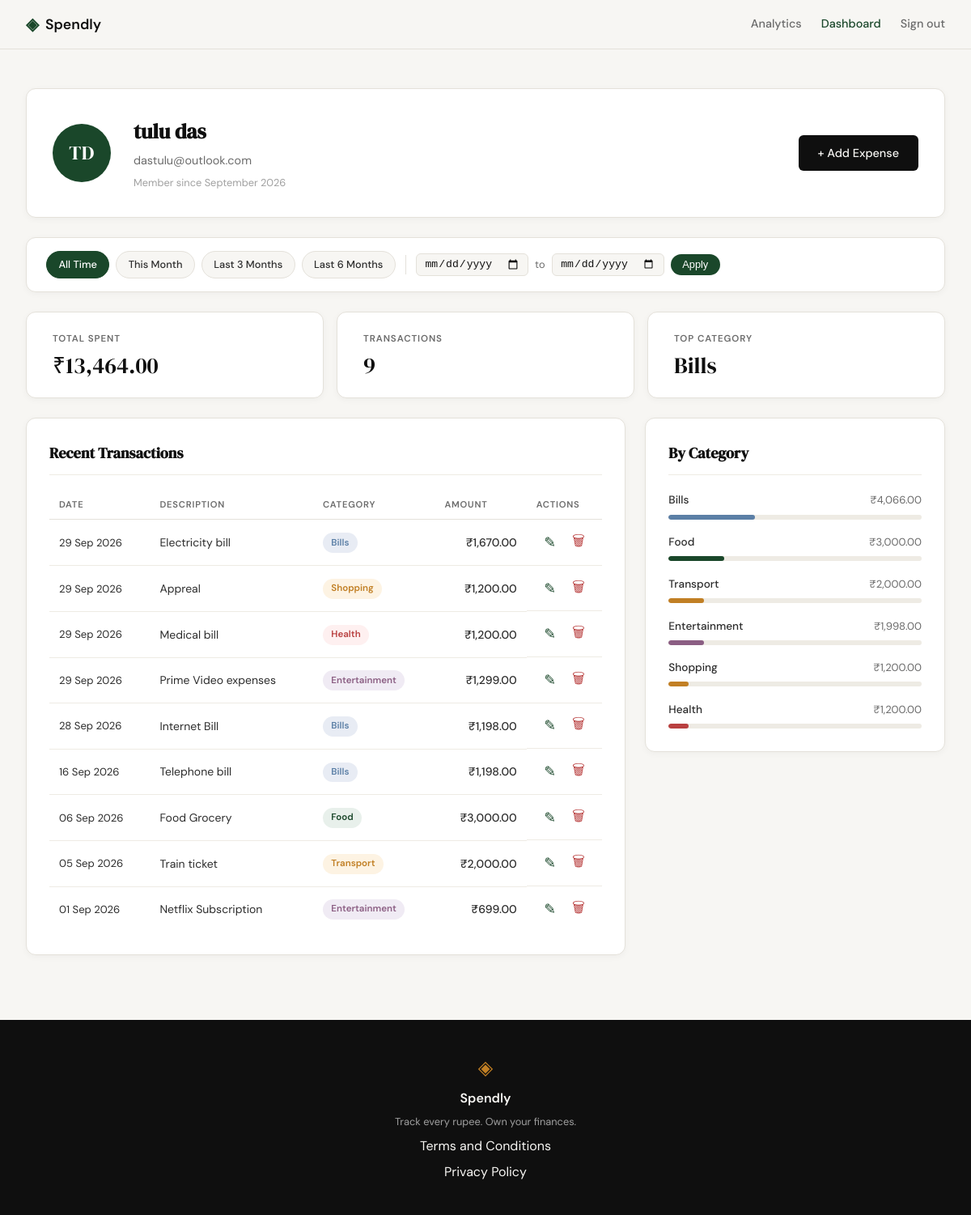
Screenshot of /profile (signed in) with the database file from the repository.
### tables this page shows
CREATE TABLE users (
            id            INTEGER PRIMARY KEY AUTOINCREMENT,
            name          TEXT    NOT NULL,
            email         TEXT    UNIQUE NOT NULL,
            password_hash TEXT    NOT NULL,
            created_at    TEXT    DEFAULT (datetime('now'))
        );

CREATE TABLE expenses (
            id          INTEGER PRIMARY KEY AUTOINCREMENT,
            user_id     INTEGER NOT NULL REFERENCES users(id),
            amount      REAL    NOT NULL,
            category    TEXT    NOT NULL,
            date        TEXT    NOT NULL,
            description TEXT,
            created_at  TEXT    DEFAULT (datetime('now'))
        );

### app.py (the view)
@app.route("/profile")
def profile():
    if not session.get("user_id"):
        return redirect(url_for("login"))
    uid = session["user_id"]
    today = date.today()
    date_from = _parse_date(request.args.get("date_from"))
    date_to = _parse_date(request.args.get("date_to"))
    if date_from and date_to and date_from > date_to:
        flash("Start date must be before end date.", "error")
        date_from = date_to = None
    today_str = today.isoformat()
    this_month_from = today.replace(day=1).isoformat()
    this_month_to = today.replace(
        day=calendar.monthrange(today.year, today.month)[1]
    ).isoformat()
    presets = {
        "this_month": {"date_from": this_month_from, "date_to": this_month_to},
        "last_3": {"date_from": _months_ago(today, 3), "date_to": today_str},
        "last_6": {"date_from": _months_ago(today, 6), "date_to": today_str},
    }
    return render_template(
        "profile.html",
        user=get_user_by_id(uid),
        stats=get_summary_stats(uid, date_from, date_to),
        expenses=get_recent_transactions(uid, date_from=date_from, date_to=date_to),
        categories=get_category_breakdown(uid, date_from, date_to),
        date_from=date_from,
        date_to=date_to,
        presets=presets,
    )

### app.py (called while the page is built)
def _parse_date(val):
    try:
        datetime.strptime(val, "%Y-%m-%d")
        return val
    except (ValueError, TypeError):
        return None

def _months_ago(today, n):
    m, y = today.month - n, today.year
    while m <= 0:
        m += 12
        y -= 1
    return date(y, m, 1).isoformat()

### database/db.py (called while the page is built)
def get_db():
    conn = sqlite3.connect(DB_PATH)
    conn.row_factory = sqlite3.Row
    conn.execute("PRAGMA foreign_keys = ON")
    return conn

### database/queries.py (called while the page is built)
def _build_date_filter(date_from, date_to):
    if date_from and date_to:
        return "AND date BETWEEN ? AND ?", [date_from, date_to]
    return "", []

def get_user_by_id(user_id):
    conn = get_db()
    row = conn.execute(
        "SELECT id, name, email, created_at FROM users WHERE id = ?",
        (user_id,),
    ).fetchone()
    conn.close()
    if row is None:
        return None
    name = row["name"]
    initials = "".join(w[0].upper() for w in name.split() if w)
    member_since = datetime.strptime(row["created_at"], "%Y-%m-%d %H:%M:%S").strftime(
        "%B %Y"
    )
    return {
        "name": name,
        "email": row["email"],
        "initials": initials,
        "member_since": member_since,
    }

def get_recent_transactions(user_id, limit=10, date_from=None, date_to=None):
    date_clause, date_params = _build_date_filter(date_from, date_to)
    params = [user_id] + date_params + [limit]
    conn = get_db()
    rows = conn.execute(
        "SELECT id, date, description, category, amount "
        "FROM expenses "
        "WHERE user_id = ? " + date_clause + " ORDER BY date DESC, id DESC "
        "LIMIT ?",
        params,
    ).fetchall()
    conn.close()
    return [
        {
            "id": row["id"],
            "date": datetime.strptime(row["date"], "%Y-%m-%d").strftime("%d %b %Y"),
            "description": row["description"],
            "category": row["category"],
            "amount": "{:,.2f}".format(row["amount"]),
        }
        for row in rows
    ]

### templates/profile.html (shortened to what this page needs)
{% extends "base.html" %}
{% block head %}
<link rel="stylesheet" href="{{ url_for('static', filename='css/profile.css') }}">
{% endblock %}
{% block content %}
<div class="profile-page">
    <div class="profile-inner">
        <div class="profile-header-card">
            <div class="profile-avatar">{{ user.initials }}</div>
            <div class="profile-info">
                <h1 class="profile-name">{{ user.name }}</h1>
                <p class="profile-email">{{ user.email }}</p>
                <p class="profile-since">Member since {{ user.member_since }}</p>
            </div>
            <a href="{{ url_for('add_expense') }}" class="btn-primary profile-add-btn">+ Add Expense</a>
        </div>
        <div class="filter-bar">
            <div class="filter-presets">
                <a href="{{ url_for('profile') }}"
                   class="filter-preset-btn{% if not date_from and not date_to %} filter-preset-btn--active{% endif %}">
                    All Time
                </a>
                <a href="{{ url_for('profile', date_from=presets.this_month.date_from, date_to=presets.this_month.date_to) }}"
                   class="filter-preset-btn{% if date_from == presets.this_month.date_from and date_to == presets.this_month.date_to %} filter-preset-btn--active{% endif %}">
                    This Month
                </a>
                <a href="{{ url_for('profile', date_from=presets.last_3.date_from, date_to=presets.last_3.date_to) }}"
                   class="filter-preset-btn{% if date_from == presets.last_3.date_from and date_to == presets.last_3.date_to %} filter-preset-btn--active{% endif %}">
                    Last 3 Months
                </a>
                <a href="{{ url_for('profile', date_from=presets.last_6.date_from, date_to=presets.last_6.date_to) }}"
                   class="filter-preset-btn{% if date_from == presets.last_6.date_from and date_to == presets.last_6.date_to %} filter-preset-btn--active{% endif %}">
                    Last 6 Months
                </a>
            </div>
            <form class="filter-form" method="GET" action="{{ url_for('profile') }}">
                <input type="date" name="date_from" class="filter-date-input"
                       value="{{ date_from or '' }}">
                <span class="filter-to-label">to</span>
                <input type="date" name="date_to" class="filter-date-input"
                       value="{{ date_to or '' }}">
                <button type="submit" class="filter-apply-btn">Apply</button>
            </form>
        </div>
        <div class="profile-stats">
            <div class="stat-card">
                <span class="stat-label">Total Spent</span>
                <span class="stat-value">₹{{ stats.total }}</span>
            </div>
            <div class="stat-card">
                <span class="stat-label">Transactions</span>
                <span class="stat-value">{{ stats.count }}</span>
            </div>
            <div class="stat-card">
                <span class="stat-label">Top Category</span>
                <span class="stat-value">{{ stats.top_category }}</span>
            </div>
        </div>
        <div class="profile-grid">
            <div class="profile-section">
                <div class="section-title-row">
                    <h2 class="section-title">Recent Transactions</h2>
                </div>
                <div class="tx-table-wrapper">
                    <table class="tx-table">
                        <thead>
                            <tr>
                                <th>Date</th>
                                <th>Description</th>
                                <th>Category</th>
                                <th class="tx-amount-col">Amount</th>
                                <th>Actions</th>
                            </tr>
                        </thead>
                        <tbody>
                            {% for tx in expenses %}
                            <tr>
                                <td class="tx-date">{{ tx.date }}</td>
                                <td class="tx-desc">{{ tx.description }}</td>
                                <td>
                                    <span class="cat-badge cat-badge--{{ tx.category | lower }}">
                                        {{ tx.category }}
                                    </span>
                                </td>
                                <td class="tx-amount">₹{{ tx.amount }}</td>
                                <td class="tx-actions">
                                    <a href="{{ url_for('edit_expense', id=tx.id) }}" class="tx-edit-link" title="Edit">✎</a>
                                    <form method="POST" action="{{ url_for('delete_expense', id=tx.id) }}"
                                          style="display:inline"
                                          onsubmit="return confirm('Delete this expense?')">
                                        <button type="submit" class="btn-delete" title="Delete">🗑</button>
                                    </form>
                                </td>
                            </tr>
                            {% endfor %}
                        </tbody>
                    </table>
                </div>
            </div>
            <div class="profile-section">
                <h2 class="section-title">By Category</h2>
                <div class="category-list">
                    {% for cat in categories %}
                    <div class="cat-row">
                        <div class="cat-row-header">
                            <span class="cat-row-name">{{ cat.name }}</span>
                            <span class="cat-row-amount">₹{{ cat.amount }}</span>
                        </div>
                        <div class="cat-bar-track">
                            <div class="cat-bar cat-bar--{{ cat.name | lower }}"
                                 style="width: {{ cat.percent }}%"></div>
                        </div>
                    </div>
                    {% endfor %}
                </div>
            </div>
        </div>
    </div>
</div>
{% endblock %}

### templates/base.html (shortened to what this page needs)
<!DOCTYPE html>
<html lang="en">
<head>
    <link rel="stylesheet" href="{{ url_for('static', filename='css/style.css') }}">
    {% block head %}{% endblock %}
</head>
<body>
    <nav class="navbar">
        <div class="nav-inner">
            <a href="{{ url_for('landing') }}" class="nav-brand">
                <span class="brand-icon">◈</span>
                <span class="brand-name">Spendly</span>
            </a>
            <div class="nav-links">
                {% if session.user_id %}
                <a href="{{ url_for('analytics') }}" class="{{ 'nav-link-active' if request.endpoint == 'analytics' else '' }}">Analytics</a>
                <a href="{{ url_for('profile') }}" class="{{ 'nav-link-active' if request.endpoint == 'profile' else '' }}">Dashboard</a>
                <a href="{{ url_for('logout') }}">Sign out</a>
                {% else %}
                <a href="{{ url_for('login') }}">Sign in</a>
                <a href="{{ url_for('register') }}" class="nav-cta">Get started</a>
                {% endif %}
            </div>
        </div>
    </nav>
    <main class="main-content">
        {% block content %}{% endblock %}
    </main>
    <footer class="footer">
        <div class="footer-inner">
            <span class="brand-icon">◈</span>
            <span class="footer-name">Spendly</span>
            <p class="footer-copy">Track every rupee. Own your finances.</p>
            <a href="/terms">Terms and Conditions</a>
            <a href="/privacy">Privacy Policy</a>
        </div>
    </footer>
</body>
</html>

### static/css/style.css (style rules this page uses)
:root { --ink: #0f0f0f; --ink-soft: #2d2d2d; --ink-muted: #6b6b6b; --ink-faint: #a0a0a0; --paper: #f7f6f3; --paper-warm: #f0ede6; --paper-card: #ffffff; --accent: #1a472a; --accent-light: #e8f0eb; --accent-2: #c17f24; --accent-2-light: #fdf3e3; --danger: #c0392b; --danger-light: #fdecea; --border: #e4e1da; --border-soft: #eeebe4; --font-display: 'DM Serif Display', Georgia, serif; --font-body: 'DM Sans', system-ui, sans-serif; --max-width: 1200px; --auth-width: 440px; --radius-sm: 6px; --radius-md: 12px; --radius-lg: 20px; }
*, *::before, *::after { box-sizing: border-box; margin: 0; padding: 0; }
html { font-size: 16px; scroll-behavior: smooth; }
body { background: var(--paper); color: var(--ink); font-family: var(--font-body); font-size: 1rem; line-height: 1.6; -webkit-font-smoothing: antialiased; }
a { color: inherit; text-decoration: none; }
.navbar { position: sticky; top: 0; z-index: 100; background: var(--paper); border-bottom: 1px solid var(--border); padding: 0 2rem; }
.nav-inner { max-width: var(--max-width); margin: 0 auto; height: 60px; display: flex; align-items: center; justify-content: space-between; }
.nav-brand { display: flex; align-items: center; gap: 0.5rem; font-family: var(--font-body); font-weight: 600; font-size: 1.1rem; color: var(--ink); }
.brand-icon { color: var(--accent); font-size: 1.3rem; }
.brand-name { color: var(--ink); }
.nav-links { display: flex; align-items: center; gap: 1.5rem; font-size: 0.9rem; font-weight: 500; }
.nav-links a { color: var(--ink-muted); transition: color 0.2s; }
.nav-link-active { color: var(--accent) !important; font-weight: 500; }
.main-content { min-height: calc(100vh - 60px - 100px); }
.btn-primary { display: inline-block; background: var(--ink); color: var(--paper); padding: 0.65rem 1.5rem; border-radius: var(--radius-sm); font-family: var(--font-body); font-size: 0.9rem; font-weight: 500; cursor: pointer; border: none; transition: background 0.2s; text-decoration: none; }
.btn-delete { display: inline-block; background: transparent; color: var(--danger); border: 1px solid var(--danger); padding: 0.35rem 0.75rem; border-radius: var(--radius-sm); font-family: var(--font-body); font-size: 0.85rem; font-weight: 500; cursor: pointer; margin-left: 0.5rem; transition: background 0.2s; }
.footer { background: var(--ink); color: var(--paper); padding: 2.5rem 2rem; text-align: center; }
.footer-inner { display: flex; flex-direction: column; align-items: center; gap: 0.4rem; }
.footer .brand-icon { color: var(--accent-2); font-size: 1.5rem; }
.footer-name { font-weight: 600; font-size: 1rem; }
.footer-copy { font-size: 0.8rem; color: var(--ink-faint); }

### rows the page displays
users: name "tulu das", email "dastulu@outlook.com"
expenses: date "29 Sep 2026", description "Electricity bill", category "Bills", amount "1,670.00"
expenses: date "29 Sep 2026", description "Appreal", category "Shopping", amount "1,200.00", name "Shopping", {{ cat.percent }} 8 (drawn)
expenses: date "29 Sep 2026", description "Medical bill", category "Health", amount "1,200.00", name "Health", {{ cat.percent }} 8 (drawn)
expenses: date "29 Sep 2026", description "Prime Video expenses", category "Entertainment", amount "1,299.00"
expenses: date "28 Sep 2026", description "Internet Bill", category "Bills", amount "1,198.00"
expenses: date "16 Sep 2026", description "Telephone bill", category "Bills", amount "1,198.00"
expenses: date "06 Sep 2026", description "Food Grocery", category "Food", amount "3,000.00", name "Food", {{ cat.percent }} 22 (drawn)
expenses: date "05 Sep 2026", description "Train ticket", category "Transport", amount "2,000.00", name "Transport", {{ cat.percent }} 14 (drawn)
expenses: date "01 Sep 2026", description "Netflix Subscription", category "Entertainment", amount "699.00"

### other values shown
{{ user.initials }} "TD"
{{ user.member_since }} "September 2026"
{{ stats.total }} "13,464.00"
{{ stats.count }} "9"
{{ stats.top_category }} "Bills"
{{ cat.name }} "Bills" "Entertainment"
{{ cat.amount }} "4,066.00" "1,998.00"
